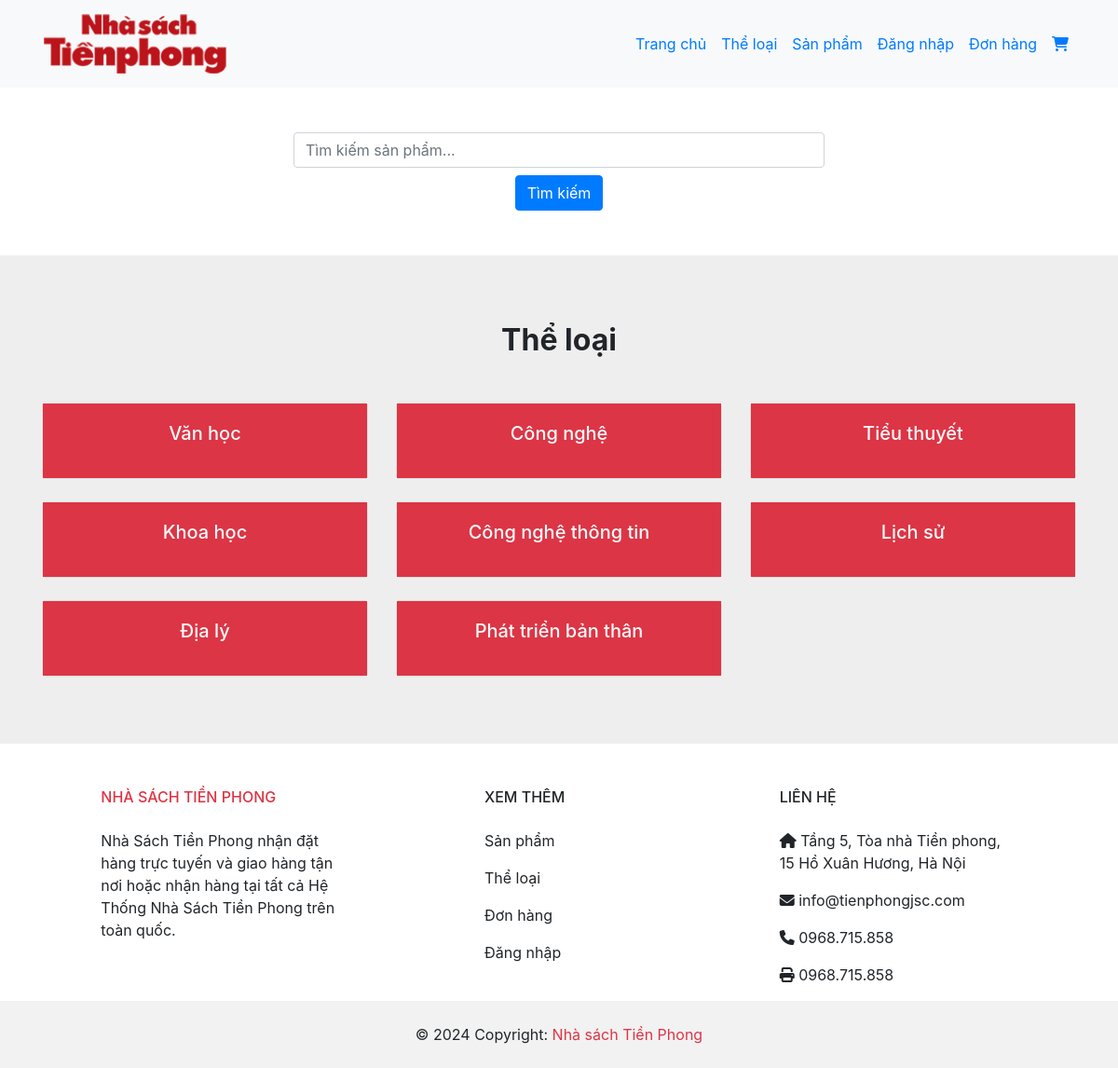
/categories.php, run on the app's committed database.
### tables this page shows
CREATE TABLE `the_loai` (
  `id` int(10) UNSIGNED NOT NULL,
  `ten_the_loai` varchar(100) NOT NULL,
  `noi_bat` varchar(10) NOT NULL,
  `trang_thai` varchar(10) NOT NULL
);

### categories.php (the view, shortened to what this page needs)
<?php include('partials-front/menu.php') ?>
<div class="container text-center my-5 w-50">
    <form class="mb-3 text-center" action="" method="POST">
        <input type="search" name="name" placeholder="Tìm kiếm sản phẩm..." class="form-control" required>
        <input type="submit" name="submit" value="Tìm kiếm" class="btn btn-primary mt-2">
    </form>
</div>
<section style="background-color: #eee;">
    <div class="text-center container py-5">
        <h2 class="mt-4 mb-5"><strong>Thể loại</strong></h2>
        <div class="row">
            <?php
            $sql = "SELECT * FROM the_loai WHERE trang_thai='Có'";
            $res = mysqli_query($conn, $sql);
            $count = mysqli_num_rows($res);
            if ($count > 0) {
                while ($row = mysqli_fetch_assoc($res)) {
                    $id = $row['id'];
                    $ten_the_loai = $row['ten_the_loai'];
            ?>
                    <div class="col-lg-4 col-md-12 mb-4">
                        <div class="card">
                            <div class="card-body bg-danger">
                                <a href="<?php echo SITEURL; ?>products.php?<?php echo htmlspecialchars("category[]=").$id; ?>" class="text-light">
                                    <h5 class="card-title mb-3"><?php echo $ten_the_loai ?></h5>
                                </a>
                            </div>
                        </div>
                    </div>
            <?php
                }
            } else {
                echo "<div class='error'>Chưa có thể loại</div>";
            }
            ?>
        </div>
    </div>
</section>
<?php include('partials-front/footer.php') ?>

### data on the page
the_loai: ten_the_loai "Văn học"
the_loai: ten_the_loai "Công nghệ"
the_loai: ten_the_loai "Tiểu thuyết"
the_loai: ten_the_loai "Khoa học"
the_loai: ten_the_loai "Công nghệ thông tin"
the_loai: ten_the_loai "Lịch sử"
the_loai: ten_the_loai "Địa lý"
the_loai: ten_the_loai "Phát triển bản thân"
